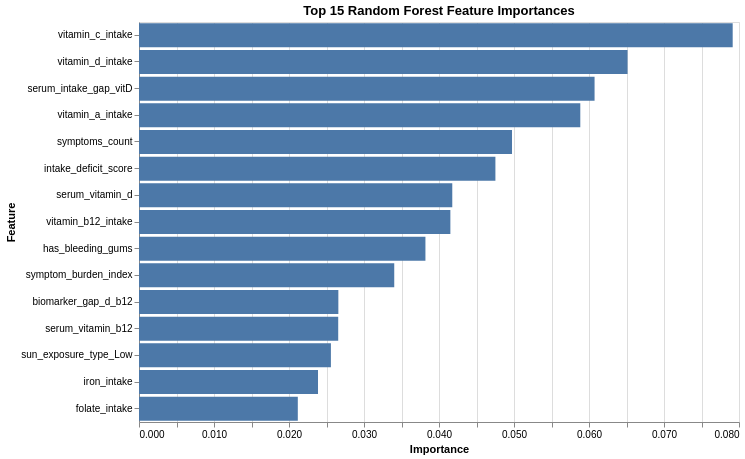

Here is the notebook cell this chart was saved with:
### Markdown cell above
### G.4 Model Technical Performance

### Code cell
#Model Techniocal Performance Evaluation
def metric_row(split_name, y_true, y_pred):
    return {
        "split": split_name,
        "accuracy": accuracy_score(y_true, y_pred),
        "balanced_accuracy": balanced_accuracy_score(y_true, y_pred),
        "macro_f1": f1_score(y_true, y_pred, average="macro"),
        "weighted_f1": f1_score(y_true, y_pred, average="weighted"),
    }

exp1_metrics = pd.DataFrame([
    metric_row("validation", y_val, y_pred_val),
    metric_row("test", y_test, y_pred_test)
])

print("Experiment 1 performance:")
display(exp1_metrics)

print("\nClassification report (test):")
print(classification_report(y_test, y_pred_test, zero_division=0))

# Confusion matrix
labels = sorted(pd.Series(y_test).astype(str).unique().tolist())
cm = confusion_matrix(y_test, y_pred_test, labels=labels)

plt.figure(figsize=(8,6))
sns.heatmap(cm, annot=True, fmt="d", cmap="Purples", xticklabels=labels, yticklabels=labels)
plt.title("Experiment 1 - Random Forest Confusion Matrix (Test)")
plt.xlabel("Predicted")
plt.ylabel("Actual")
plt.tight_layout()
plt.show()

# Feature importance
fi = pd.DataFrame({
    "feature": X_train.columns,
    "importance": rf_clf.feature_importances_
}).sort_values("importance", ascending=False).head(15)

display(fi)

fi_chart = (
    alt.Chart(fi)
    .mark_bar()
    .encode(
        x=alt.X("importance:Q", title="Importance"),
        y=alt.Y("feature:N", sort="-x", title="Feature"),
        tooltip=["feature", alt.Tooltip("importance:Q", format=".4f")]
    )
    .properties(title="Top 15 Random Forest Feature Importances", width=600, height=400)
)
fi_chart

### Figure 1 — Vega-Lite specification as saved in the notebook (floating-point values rounded to 4 significant figures)
{"config": {"view": {"continuousWidth": 300, "continuousHeight": 300}}, "data": {"name": "data-b8a1cf4f860ac4e7e5b39d10fd38f6b3"}, "mark": {"type": "bar"}, "encoding": {"tooltip": [{"field": "feature", "type": "nominal"}, {"field": "importance", "format": ".4f", "type": "quantitative"}], "x": {"field": "importance", "title": "Importance", "type": "quantitative"}, "y": {"field": "feature", "sort": "-x", "title": "Feature", "type": "nominal"}}, "height": 400, "title": "Top 15 Random Forest Feature Importances", "width": 600, "$schema": "https://vega.github.io/schema/vega-lite/v5.20.1.json", "datasets": {"data-b8a1cf4f860ac4e7e5b39d10fd38f6b3": [{"feature": "vitamin_c_intake", "importance": 0.07916}, {"feature": "vitamin_d_intake", "importance": 0.06514}, {"feature": "serum_intake_gap_vitD", "importance": 0.06074}, {"feature": "vitamin_a_intake", "importance": 0.05884}, {"feature": "symptoms_count", "importance": 0.04973}, {"feature": "intake_deficit_score", "importance": 0.04752}, {"feature": "serum_vitamin_d", "importance": 0.04177}, {"feature": "vitamin_b12_intake", "importance": 0.04152}, {"feature": "has_bleeding_gums", "importance": 0.03819}, {"feature": "symptom_burden_index", "importance": 0.03403}, {"feature": "biomarker_gap_d_b12", "importance": 0.02658}, {"feature": "serum_vitamin_b12", "importance": 0.02656}, {"feature": "sun_exposure_type_Low", "importance": 0.02559}, {"feature": "iron_intake", "importance": 0.02387}, {"feature": "folate_intake", "importance": 0.02117}]}}
